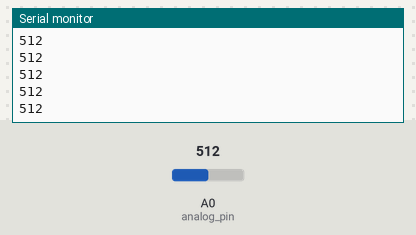
The sketch below on a simulated Arduino Uno, built with avr-gcc and run on an emulated ATmega328P. Parts: the last lines printed to the serial monitor. The test bench sets the inputs (shaded band); at power-on: A0 (analog_pin) = 512.

Above: at 1.2 s.
1.3 s: A0 (analog_pin) set to 716
At 2.4 s:
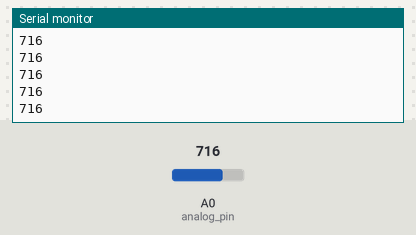
2.8 s: A0 (analog_pin) set to 900
At 3.4 s:
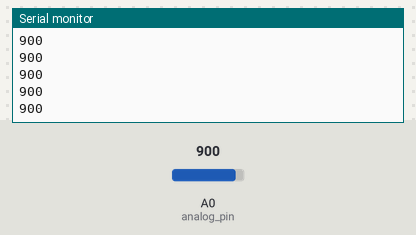
Timing chart, 0 to 5.8 s (numbered marks = the images above; inputs shaded):
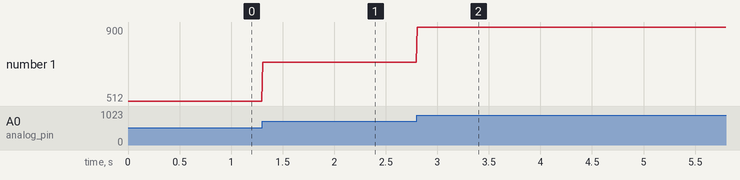

The sketch:

le_potenciometro.ino
```cpp
const uint8_t analog_pin = A0;

void setup() {
  //Abre a porta serial com 115200 bps
  Serial.begin(115200, SERIAL_8N1);
}

void loop() {
  //Leitura do sinal lido pelo adc
  uint16_t raw_value = analogRead(analog_pin);

  //Envia o valor lido no potênciometro para a porta serial
  Serial.println(raw_value);

  //Pequeno delay para limitar a velocidade de transmissão
  delay(10);
}
```

Measured:
- after the input at 1.3 s, the serial monitor: prints a new line at once (image 1)
- after the input at 2.8 s, the serial monitor: prints a new line at once (image 2)
- plotted number 1: 512 → 716 after the input at 1.3 s, 716 → 900 after the input at 2.8 s
